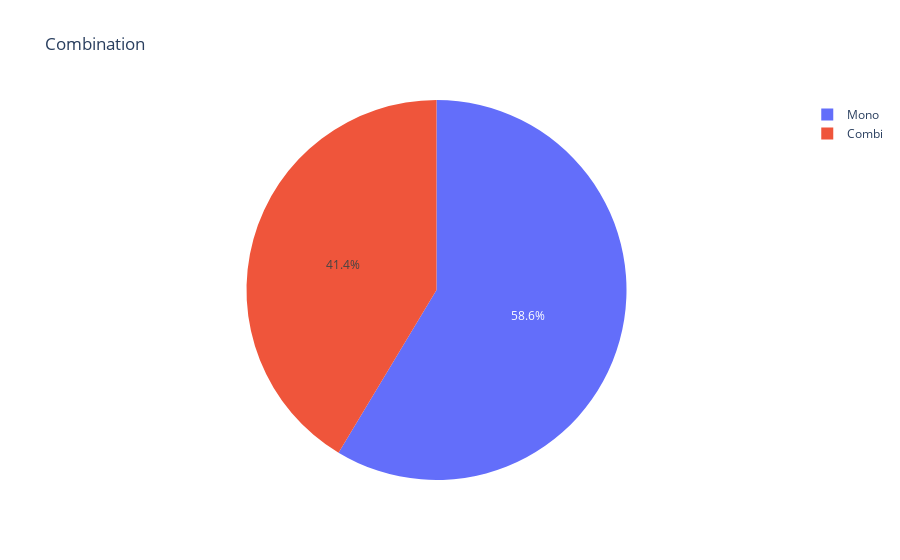

The code cell stored with this chart in its notebook:
### Markdown cell above
#### Split by drug combination

### Code cell
combi_pie.show()

### Figure 1 — Plotly figure (JSON) as saved in the notebook; plotly's stock layout.template omitted (floating-point values rounded to 4 significant figures)
{"data": [{"domain": {"x": [0, 1], "y": [0, 1]}, "hovertemplate": "index=%{label}<br>value=%{value}<extra></extra>", "labels": ["Mono", "Combi"], "legendgroup": "", "name": "", "showlegend": true, "type": "pie", "values": [34, 24]}], "layout": {"autosize": true, "legend": {"tracegroupgap": 0}, "title": {"text": "Combination"}}}
